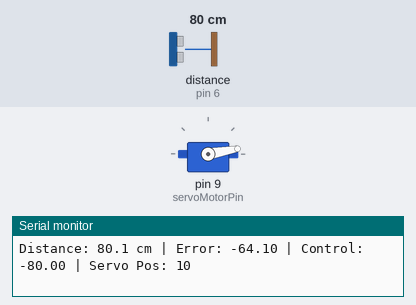
Simulated run of this sketch. Board: Arduino Uno, built with avr-gcc and run on an emulated ATmega328P. Shown: servo, the last lines printed to the serial monitor. Wiring (inferred from the names in the program): ultrasonic range finder: trigger pin 7; echo pin 6. Inputs (shaded band) come from the test bench; at power-on: distance to the obstacle (sensor on pin 6) 80 cm. The echo pulse lasts 58.3 µs per cm.

Above: at 1.2 s.
1.3 s: distance to the obstacle (sensor on pin 6) set to 2 cm
At 1.61 s:
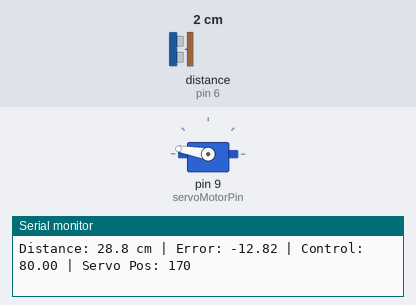
At 2.4 s:
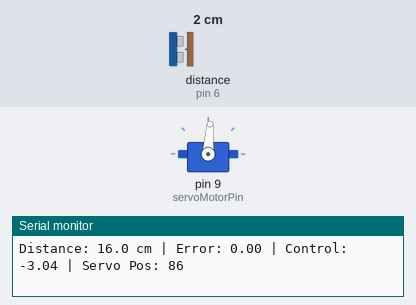
3.2 s: distance to the obstacle (sensor on pin 6) set to 3 cm
At 5.8 s:
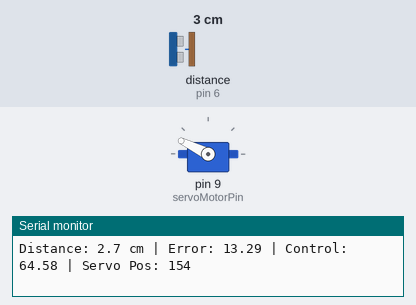
6.2 s: distance to the obstacle (sensor on pin 6) set to 9 cm
9.2 s: distance to the obstacle (sensor on pin 6) set to 18 cm
Timing chart, 0 to 13.2 s (numbered marks = the images above; inputs shaded):
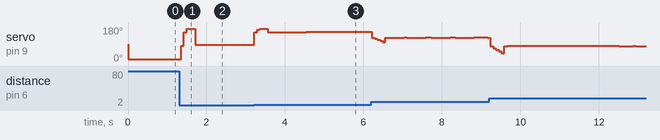

The sketch:

Ball_and_Beam_Arduino_Code.ino
```cpp
#include <Servo.h>

// === Ultrasonic Sensor Parameters (HC-SR04) ===
const int trigPin = 7;
const int echoPin = 6;
long duration;
float distance;
const int numSamples = 5;   // moving average samples
float distanceBuffer[numSamples];
int bufferIndex = 0;

// === Servo Setup ===
Servo servo_motor;
int servoMotorPin = 9;

// === PID Control Parameters ===
float desiredPosition = 16.0;  // desired ball position in cm
float Kp = 5.0;     // proportional gain
float Ki = 0.05;    // integral gain
float Kd = 1.0;     // derivative gain

float previousError = 0;
float integral = 0;
float dt = 0.05;     // 50 ms loop time (~20 Hz)
float minControl = 8.0;   // minimum servo movement to overcome friction
float maxControl = 80.0;  // maximum beam tilt (servo degrees)

void setup() {
  Serial.begin(9600);

  servo_motor.attach(servoMotorPin);

  pinMode(trigPin, OUTPUT);
  pinMode(echoPin, INPUT);

  // initialize distance buffer with desired position
  for (int i = 0; i < numSamples; i++) distanceBuffer[i] = desiredPosition;
}

// === Function to Read Ultrasonic Distance (cm) with Moving Average ===
float readUltrasonic() {
  digitalWrite(trigPin, LOW);
  delayMicroseconds(2);
  digitalWrite(trigPin, HIGH);
  delayMicroseconds(10);
  digitalWrite(trigPin, LOW);

  duration = pulseIn(echoPin, HIGH, 30000); // timeout 30ms (~5 m)
  float d = duration / 58.0; // convert to cm

  // handle dead zone and invalid readings
  if (d < 2.0 || d > 400) d = desiredPosition;

  // moving average filter
  distanceBuffer[bufferIndex] = d;
  bufferIndex = (bufferIndex + 1) % numSamples;

  float sum = 0;
  for (int i = 0; i < numSamples; i++) sum += distanceBuffer[i];
  return sum / numSamples;
}

void loop() {
  // --- Read filtered distance ---
  distance = readUltrasonic();

  // --- PID Calculation ---
  float error = desiredPosition - distance;
  integral += error * dt;

  // derivative smoothing to avoid spikes
  float rawDerivative = (error - previousError) / dt;
  float alpha = 0.5;
  float derivative = alpha * rawDerivative + (1 - alpha) * rawDerivative;

  float control = Kp * error + Ki * integral + Kd * derivative;

  // constrain max control for stability
  control = constrain(control, -maxControl, maxControl);

  // apply minimum control to overcome friction if error > 1 cm
  if (abs(error) > 1.0 && abs(control) < minControl) {
    control = (control > 0) ? minControl : -minControl;
  }

  // update previous error
  previousError = error;

  // --- Servo Position ---
  int servoPos = constrain(90 + control, 0, 180); // 90 = neutral
  servo_motor.write(servoPos);

  // --- Debug Serial Output ---
  Serial.print("Distance: "); Serial.print(distance,1);
  Serial.print(" cm | Error: "); Serial.print(error,2);
  Serial.print(" | Control: "); Serial.print(control,2);
  Serial.print(" | Servo Pos: "); Serial.println(servoPos);

  delay(dt*1000);
}
```

Measured:
- the behaviour switches between 2 and 3 cm on distance to the obstacle (sensor on pin 6) (found by bisection; images 2 and 3)
- after the input at 1.3 s, servo on pin 9 (servoMotorPin): 10° → 82° after 0.05 s, → 151° 0.07 s later, → 170° 0.07 s later, → 86° 0.21 s later
